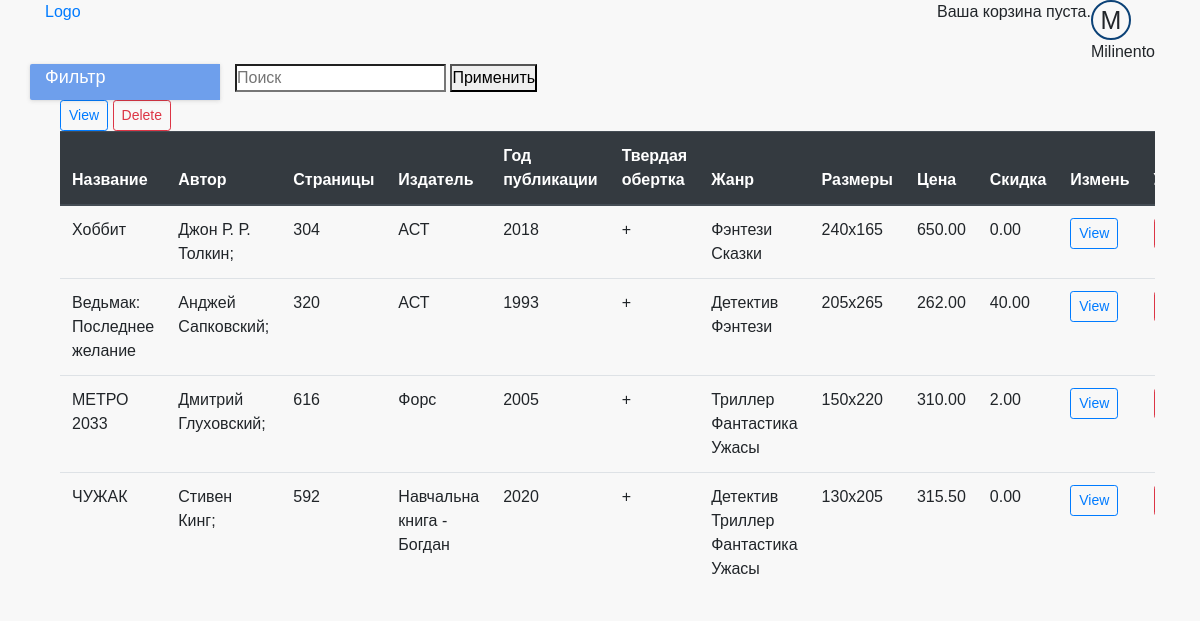
Page /store/manage/book/ (signed in) on the committed database.
### store/models.py (models this page shows, shortened)
class Product(models.Model):
    category = models.ForeignKey(Category, on_delete=models.SET_NULL, null=True)
    name = models.CharField(max_length=100, verbose_name='Название', help_text="Enter book name.", blank=True)
    publisher = models.ForeignKey(Publisher, on_delete=models.SET_NULL, null=True)
    price = models.DecimalField(max_digits=10, verbose_name='Цена', decimal_places=2, help_text="Enter price book",
                                validators=[MinValueValidator(1)],
                                blank=True)
    Discounts = models.DecimalField(max_digits=10, verbose_name='Скидка', decimal_places=2, help_text="Enter discounts",
                                    validators=[MinValueValidator(0)],
                                    blank=True)
    image = models.ImageField(upload_to='images/products/', verbose_name='Изображение', blank=True, null=True)
    slug = models.SlugField(max_length=100)
    class Meta:
        ordering = ['-id']

class Book(Product):
    author = models.ManyToManyField(BookAuthor, verbose_name='Автор')
    genre = models.ManyToManyField(BookGenre, verbose_name='Жанр')
    hard_cover = models.CharField(max_length=1, verbose_name='Твердая обложка', help_text="Enter hard cover book (+/-)",
                                  blank=True)
    pages = models.CharField(max_length=5, verbose_name='Количество страниц', help_text="Enter number of pages",
                             blank=True)
    pub_year = models.IntegerField(verbose_name='Год издания', help_text="Enter year of publication", blank=True,
                                   null=True)
    size = models.CharField(max_length=10, verbose_name='Размеры', help_text="Enter size book", blank=True)

class Product(models.Model):
    category = models.ForeignKey(Category, on_delete=models.SET_NULL, null=True)
    name = models.CharField(max_length=100, verbose_name='Название', help_text="Enter book name.", blank=True)
    publisher = models.ForeignKey(Publisher, on_delete=models.SET_NULL, null=True)
    price = models.DecimalField(max_digits=10, verbose_name='Цена', decimal_places=2, help_text="Enter price book",
                                validators=[MinValueValidator(1)],
                                blank=True)
    Discounts = models.DecimalField(max_digits=10, verbose_name='Скидка', decimal_places=2, help_text="Enter discounts",
                                    validators=[MinValueValidator(0)],
                                    blank=True)
    image = models.ImageField(upload_to='images/products/', verbose_name='Изображение', blank=True, null=True)
    slug = models.SlugField(max_length=100)
    class Meta:
        ordering = ['-id']

class BookAuthor(models.Model):
    name = models.CharField(max_length=50, verbose_name='Имя', help_text="Enter author name.", blank=True)
    slug = models.SlugField(max_length=100)
    def __str__(self):
        return self.name + ';'

class Publisher(models.Model):
    name = models.CharField(max_length=50, verbose_name='Жанр', help_text="Enter publisher.", blank=True)
    slug = models.SlugField(max_length=100)
    def __str__(self):
        return self.name

class BookGenre(models.Model):
    name = models.CharField(max_length=50, verbose_name='Жанр', help_text="Enter book genre.", blank=True)
    slug = models.SlugField(max_length=100)
    def __str__(self):
        return self.name

### store/views.py (the view)
# urls.py: path('store/manage/book/', views.BooksManageView.as_view(), name='book_manage'),
class BooksManageView(PermissionRequiredMixin, generic.ListView):
    permission_required = PERMISSION_ON_SITE['moderator']
    model = Book
    template_name = 'store/book/book_manage.html'
    paginate_by = 10
    def get_context_data(self, **kwargs):
        context = super(BooksManageView, self).get_context_data(**kwargs)
        context['is_shown_by_default'] = True
        return context

### cart/cart.py (called while the page is built)
    def __len__(self):
        return self.cart.__len__()

### cart/cart_in_model.py (called while the page is built)
    def __len__(self):
        quantity = Cart.objects.filter(user=self.user).aggregate(Sum('quantity'))
        return quantity['quantity__sum']

### cart/context_processors.py (called while the page is built)
def cart(request):
    return {'cart_info': CartManager(request)}

### store/templates/store/book/book_manage.html (shortened to what this page needs)
{% extends 'base_generic.html' %}
{% block content %}
  {% if book_list %}
    <div class="col-12" style="overflow-x: scroll">
      <a href="{% url 'store:book_create' %}">
        <button type="button" class="btn btn-outline-primary btn-sm">View</button>
      </a>
      <button type="button" class="btn btn-outline-danger btn-sm">Delete</button>
      <table class="table">
        <thead class="thead-dark">
        <tr>
          <th scope="col">Название</th>
          <th scope="col">Автор</th>
          <th scope="col">Страницы</th>
          <th scope="col">Издатель</th>
          <th scope="col">Год публикации</th>
          <th scope="col">Твердая обертка</th>
          <th scope="col">Жанр</th>
          <th scope="col">Размеры</th>
          <th scope="col">Цена</th>
          <th scope="col">Скидка</th>
          <th scope="col">Измень</th>
          <th scope="col">Удалить</th>
        </tr>
        </thead>
        <tbody>
        {% for product in book_list %}
          <tr>
            <td>{{ product.name }}</td>
            <td>
              {% for author in product.author.all %}
                {{ author }}
              {% endfor %}
            </td>
            <td>{{ product.pages }}</td>
            <td>{{ product.publisher }}</td>
            <td>{{ product.pub_year }}</td>
            <td>{{ product.hard_cover }}</td>
            <td>
              {% for genre in product.genre.all %}
                {{ genre }}
              {% endfor %}
            </td>
            <td>{{ product.size }}</td>
            <td>{{ product.price }}</td>
            <td>{{ product.Discounts }}</td>
            <td><a href="{% url 'store:book_update' product.slug %}">
              <button type="button" class="btn btn-outline-primary btn-sm">View</button>
            </a></td>
            <td></td>
          </tr>
        {% endfor %}
        </tbody>
      </table>
    </div>
  {% endif %}
{% endblock %}

### store/templates/base_generic.html (shortened to what this page needs)
<!DOCTYPE html>
<html lang="en">
<head>
  {% load static %}
  <link rel="stylesheet" href="https://stackpath.bootstrapcdn.com/bootstrap/4.3.1/css/bootstrap.min.css"
>
  <link rel="stylesheet" type="text/css" href="{% static 'store/style.css' %}"/>
</head>
<body>
<header>
  <div class="container">
    <div class="header-top-line">
      <div class="row">
        <div class="col-6"><a href="{% url 'store:index' %}">Logo</a></div>
        <div class="col-6 login-menu">
          <div class="cart">
            {% with total_items=cart_info|length %}
              {% if cart_info|length > 0 %}
                Ваша корзина:
                <a href="{% url "cart:cart_detail" %}">
                  <span id="cart_quantity">{{ total_items }} </span>;
                  <span class="cart_total_price"> {{ cart_info.get_total_price }} </span> UAH
                </a>
              {% else %}
                Ваша корзина пуста.
              {% endif %}
            {% endwith %}
          </div>
          {% if user.is_authenticated %}
            <div id="dropdown-menu" class="avatar">
              <div class="avatar__image">
                {{ user.get_username|first|upper }}
              </div>
              {{ user.get_username }}
            </div>
          {% else %}
            <div><a href="{% url 'login' %}?next={{ request.path }}">Войти</a></div>
            <div><a href="{% url 'profile:sign_up' %}?next={{ request.path }}">Регистрация</a></div>
          {% endif %}
        </div>
      </div>
    </div>
    <div class="header-bottom-line">
      <div class="row">
        <div class="col-12 col-md-3 col-xl-2 header-dropdown-menu">
          <span>Фильтр</span>
        </div>
        <div class="col-12 col-md-7 col-xl-10 search-line">
          <form action="{% url "store:search" %}" method="get" class="search-form">
            <label class="">
              <input id="search" class="search-form__input" type="search" name="q" placeholder="Поиск">
            </label>
            <button class="search-form__button" type="submit" value="apply">Применить</button>
          </form>
        </div>
      </div>
    </div>
  </div>
</header>
<div class="container">
  <div class="row">
    <div class="{% if is_shown_by_default %}col-12 {% else %} col-12 col-md-9 col-xl-10 center-wrapper {% endif %}">
      {% block content %}
      {% endblock %}
    </div>
  </div>
</div>
</body>
</html>

### static/store/style.css (style rules this page uses)
* { margin: 0; padding: 0; }
body { background-color: #f8f8f8 !important; font-family: 'Fira Sans', sans-serif; }
header { z-index: 2; position: relative; }
.avatar__image { width: 40px; height: 40px; border: 2px solid #0c4277; border-radius: 50%; overflow: hidden; text-align: center; font-size: 25px; }
.login-menu { display: flex; justify-content: flex-end; }
.header-dropdown-menu { background-color: #6e9fec; border-radius: 2px 0 0 2px; box-shadow: 0 0 2px 0 rgba(51, 51, 51, .05), 0 1px 4px 0 rgba(51, 51, 51, .15); font-size: 18px; color: #fff; }
#dropdown-menu { width: auto; }
.search-line { display: block; }

### rows in the picture
Book: name "Хоббит", pages "304", publisher "АСТ", pub_year "2018", hard_cover "+", size "240x165", price "650.00", Discounts "0.00"
BookAuthor: name "Джон Р. Р. Толкин;"
BookGenre: name "Фэнтези"
BookGenre: name "Сказки"
Book: name "Ведьмак: Последнее желание", pages "320", publisher "АСТ", pub_year "1993", hard_cover "+", size "205х265", price "262.00", Discounts "40.00"
BookAuthor: name "Анджей Сапковский;"
BookGenre: name "Детектив"
Book: name "МЕТРО 2033", pages "616", publisher "Форс", pub_year "2005", hard_cover "+", size "150х220", price "310.00", Discounts "2.00"
BookAuthor: name "Дмитрий Глуховский;"
BookGenre: name "Триллер"
BookGenre: name "Фантастика"
BookGenre: name "Ужасы"
Book: name "ЧУЖАК", pages "592", publisher "Навчальна книга - Богдан", pub_year "2020", hard_cover "+", size "130x205", price "315.50", Discounts "0.00"
BookAuthor: name "Стивен Кинг;"

### other values in the picture
{{ user.get_username|first|upper }} "M"
{{ user.get_username }} "Milinento"
